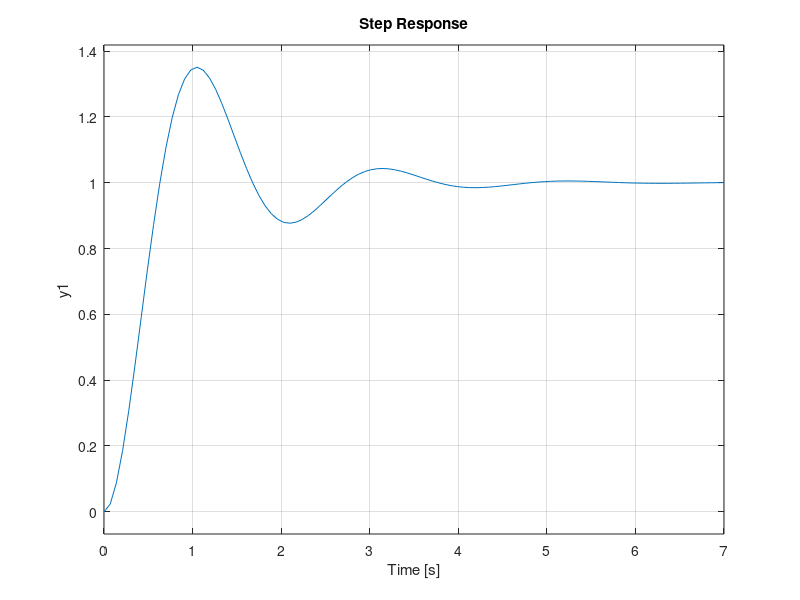
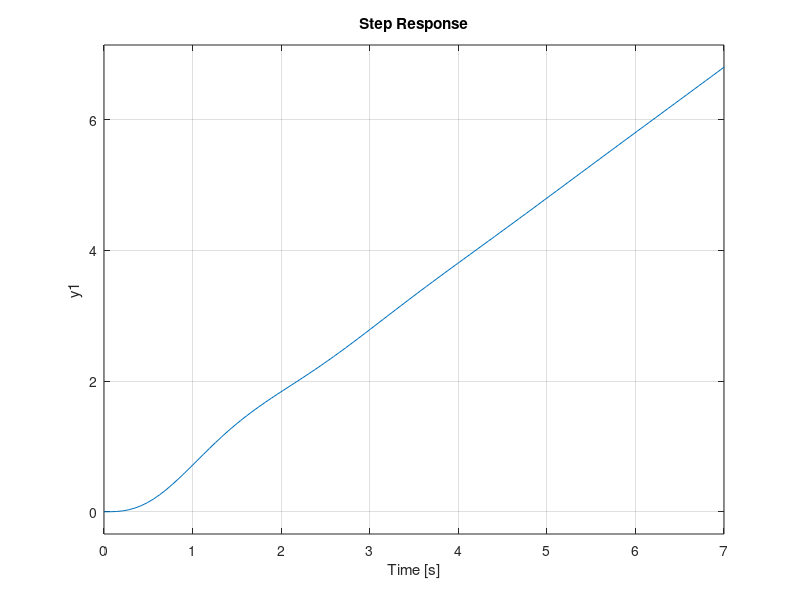
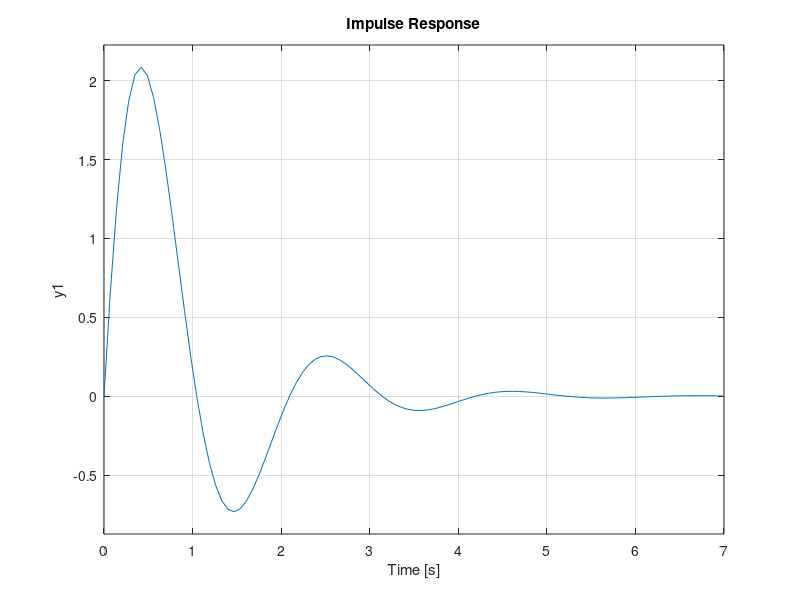

The MATLAB source for these figures, in order:
clc ;
close all;
num = [10] ;
den = [1 2 10];
G = tf (num,den);
s = tf('s');
figure
step(G);
hold on
figure
step(G / s);
figure
impulse(G);
